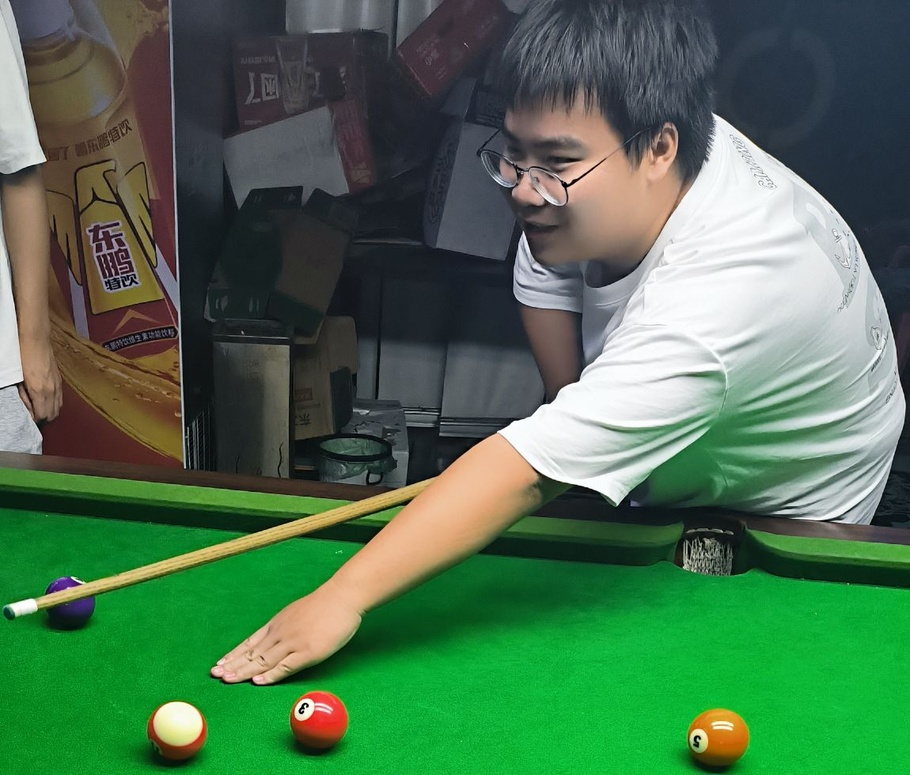
#> input picture pictures/wmc2.jpeg, 910 x 775 px, shrunk from 1150 x 980 before the run, found by its file name
$ python 'hough transform变换.py'
#> lines starting #> are read from the running program, lines starting #| are printed output that depends on the picture; after the words box and inside, x2 and y2 are one past the last pixel; in counts of white or black regions, pixels touching at a corner belong together
import cv2
import numpy as np
import matplotlib.pyplot as plt

# 读取图像并转换为灰度图
image = cv2.imread('../pictures/wmc2.jpeg')
#> image is the input picture: shape (775, 910, 3); mean B, G, R 81.1, 113, 76.4
gray = cv2.cvtColor(image, cv2.COLOR_BGR2GRAY)
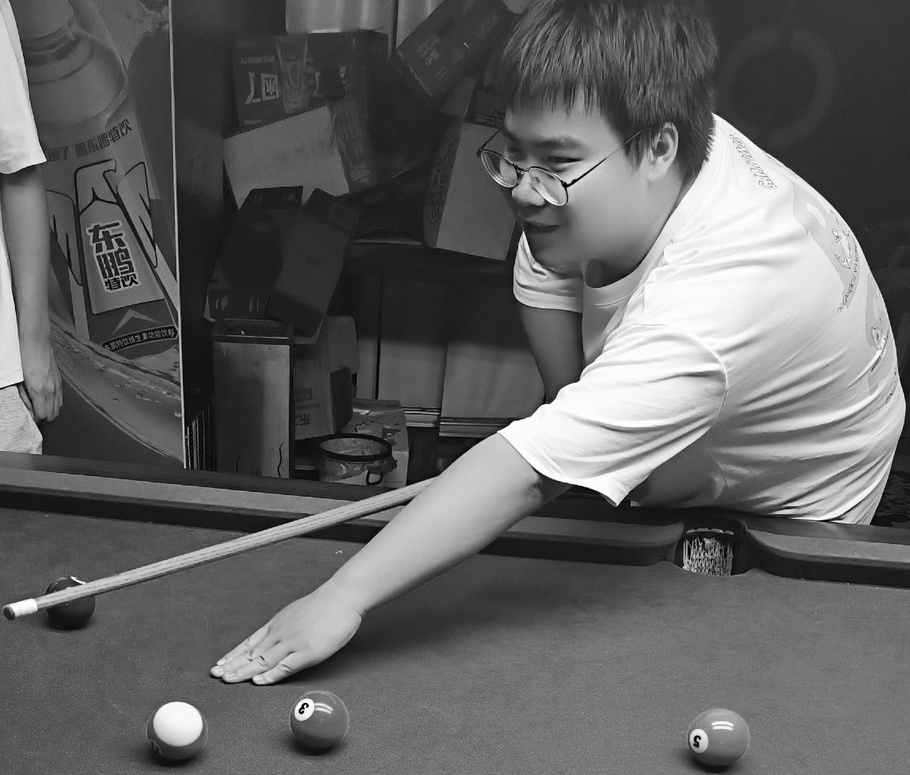
#> gray: shape (775, 910); min 0, max 255, mean 98.4

# 使用Canny算法进行边缘检测
edges = cv2.Canny(gray, 50, 150, apertureSize=3)
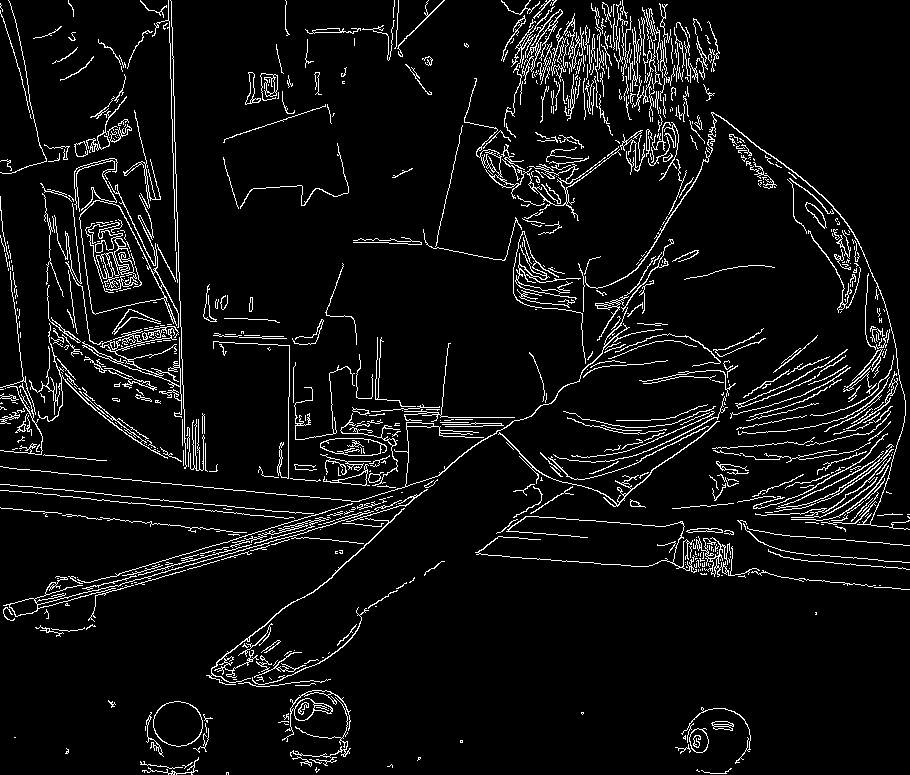
#> edges: shape (775, 910); 6.3% white in thin lines or dots

# 使用霍夫变换检测图像中的直线
# cv2.HoughLines()返回的是(r, θ)参数空间中的直线
# 第一个参数：输入的边缘图像
# 第二个参数：霍夫变换的分辨率（rho），以像素为单位
# 第三个参数：霍夫变换的角度分辨率（theta），单位为弧度
# 第四个参数：阈值，指明霍夫空间中投票数大于此值才认为是直线
lines = cv2.HoughLines(edges, 1, np.pi / 180, 150)
#> lines = 66 rows, first 8: [-169, 3.11], [-167, 3.11], [595, 1.29], [592, 1.29], [590, 1.31], [484, 1.66], [467, 1.66], [588, 1.33]

# 在原图上绘制检测到的直线
for line in lines:
    r, theta = line[0]
    # 计算直线的两个点的坐标
    a = np.cos(theta)
    b = np.sin(theta)
    x0 = a * r
    y0 = b * r
    x1 = int(x0 + 1000 * (-b))
    y1 = int(y0 + 1000 * (a))
    x2 = int(x0 - 1000 * (-b))
    y2 = int(y0 - 1000 * (a))

    # 在原图上绘制直线
    cv2.line(image, (x1, y1), (x2, y2), (0, 0, 255), 2)
#> this loop made 66 passes
#> (r, theta, a, b, x0, y0, x1, y1) on passes 1 to 12: (-169, 3.11, -0.999, 0.0349, 168.9, -5.9, 133, -1005), (-167, 3.11, -0.999, 0.0349, 166.9, -5.83, 131, -1005), (595, 1.29, 0.276, 0.961, 164, 572, -797, 847), (592, 1.29, 0.276, 0.961, 163.2, 569.1, -798, 844), (590, 1.31, 0.259, 0.966, 152.7, 569.9, -813, 828), (484, 1.66, -0.0872, 0.996, -42.18, 482.2, -1038, 395), (467, 1.66, -0.0872, 0.996, -40.7, 465.2, -1036, 378), (588, 1.33, 0.242, 0.97, 142.3, 570.5, -828, 812), (584, 1.27, 0.292, 0.956, 170.7, 558.5, -785, 850), (588, 1.29, 0.276, 0.961, 162.1, 565.2, -799, 840), (586, 1.31, 0.259, 0.966, 151.7, 566, -814, 824), (509, 1.66, -0.0872, 0.996, -44.36, 507.1, -1040, 419)
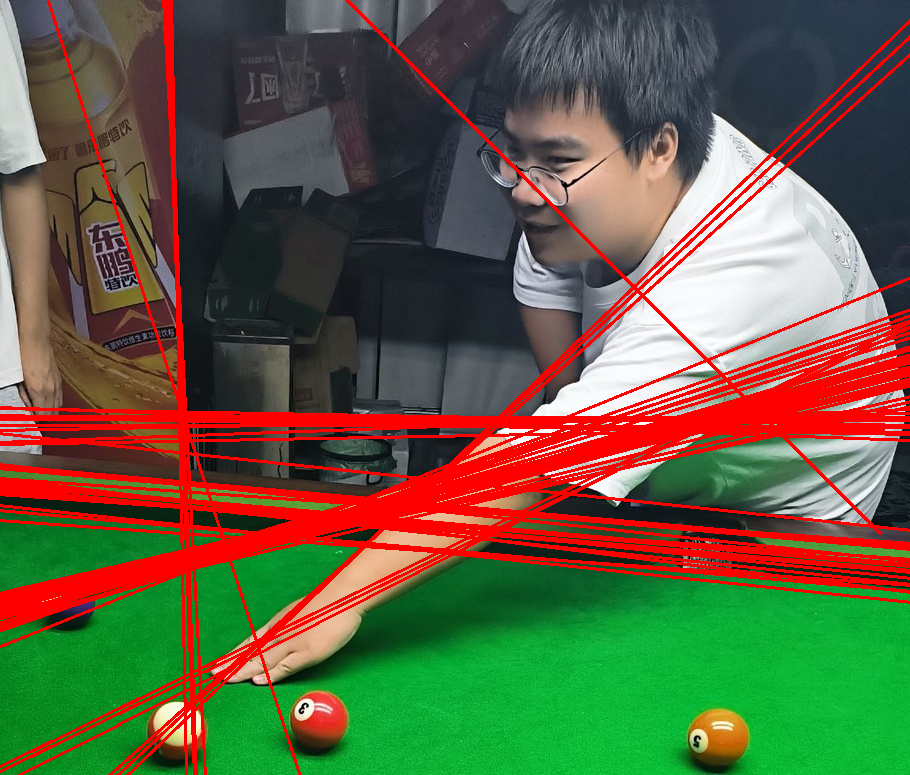
#> image: shape (775, 910, 3); 15.15% of pixels changed, all inside (x1, y1, x2, y2) = (0, 0, 910, 775)

# 显示结果
plt.figure(figsize=(10, 6))
plt.subplot(1, 2, 1)
plt.imshow(cv2.cvtColor(image, cv2.COLOR_BGR2RGB))
plt.title('Detected Lines')

plt.subplot(1, 2, 2)
plt.imshow(edges, cmap='gray')
plt.title('Edge Detection (Canny)')

plt.tight_layout()
plt.show()
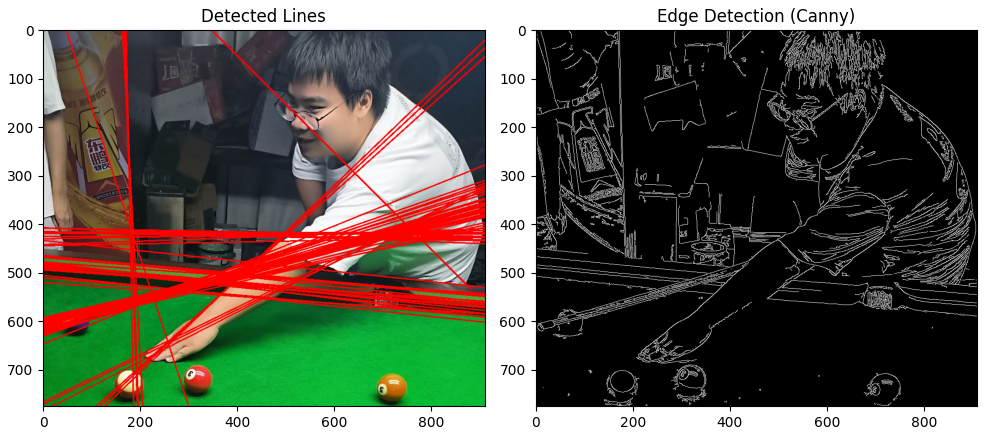
#> figure drawn by matplotlib, 2 panels
